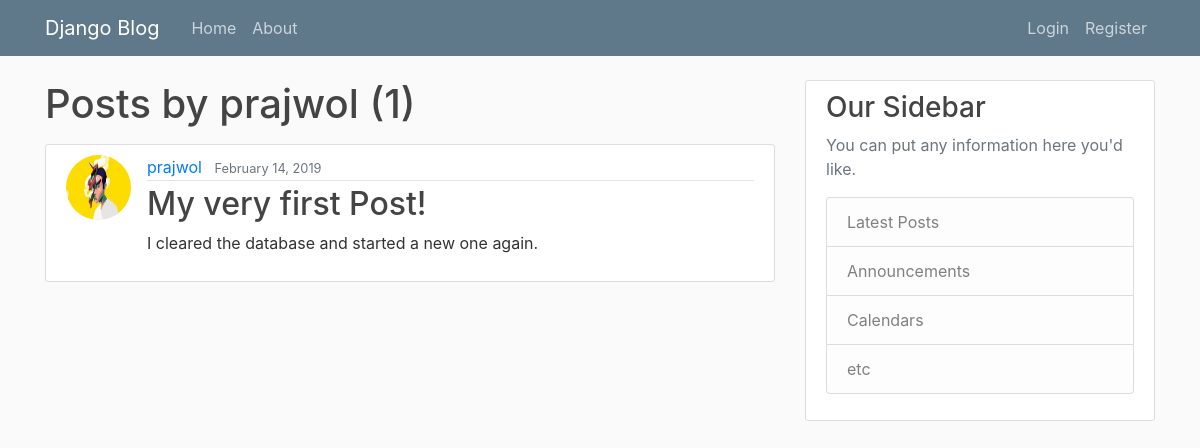
Page /user/prajwol/ on the earlier database version.
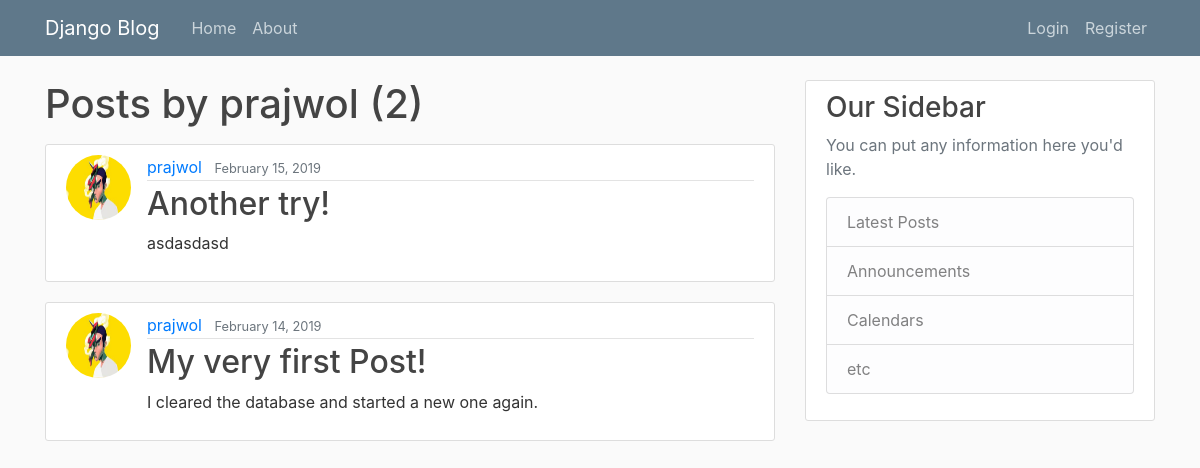
Same page on the later database version.
### blog/models.py (models this page shows, shortened)
class Post(models.Model):
    title = models.CharField(max_length=100)
    content = models.TextField()
    date_posted = models.DateTimeField(default=timezone.now)
    author = models.ForeignKey(User, on_delete=models.CASCADE)

### user/models.py (models this page shows, shortened)
class Profile(models.Model):
    user = models.OneToOneField(User, on_delete=models.CASCADE)
    image = models.ImageField(default='default.jpg', upload_to='profile_pics')

### blog/views.py (the view)
# urls.py: path('user/<str:username>/', UserPostListView.as_view(), name='user-posts'),
class UserPostListView(ListView):
    model = Post
    template_name = 'blog/user_posts.html'
    context_object_name = 'posts'
    paginate_by = 5
    def get_queryset(self):
        user = get_object_or_404(User, username=self.kwargs.get('username'))
        queryset= Post.objects.filter(author = user).order_by('-date_posted')
        return queryset

### blog/templates/blog/user_posts.html (shortened to what this page needs)
{% extends 'blog/base.html' %}
{% block content %}
    <h1 class="mb-3">Posts by {{ view.kwargs.username }} ({{ page_obj.paginator.count }})</h1>
    {% for post in object_list %}
            <article class="media content-section">
                <img class="rounded-circle article-img" src="{{ post.author.profile.image.url }}">
                <div class="media-body">
                    <div class="article-metadata">
                        <a class="mr-2" href="{% url 'user-posts' post.author.username %}">{{ post.author }}</a>
                        <small class="text-muted">{{ post.date_posted|date:"F d, Y" }}</small>
                    </div>
                    <h2><a class="article-title" href="{% url 'post-detail' post.id %}">{{ post.title }}</a></h2>
                    <p class="article-content">{{ post.content }}</p>
                </div>
            </article>
    {% endfor %}
{% endblock content%}

Differences in the rows shown:
added Post: author.profile.image (picture), author "prajwol", date_posted "February 15, 2019", title "Another try!", content "asdasdasd"
Other differences:
{{ page_obj.paginator.count }}: "1" → "2"
